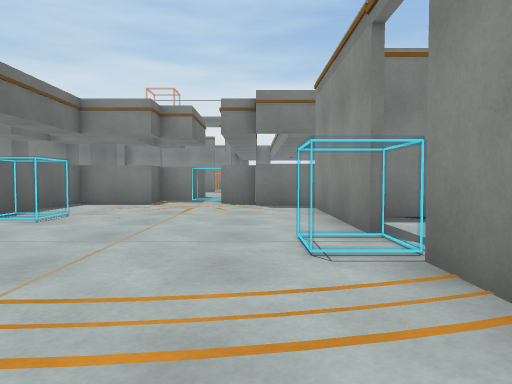
View 1 (above)

12 first-person views from a walk through a Unity game level. The camera is 0.69 m above the floor, tilts 2° down and sees 70° across. The floor is counted in squares, 1 m on a side. Each view is taken from the middle of a square. On the plan, view 1 faces up. The plan holds only what a view shows up to about 11 squares ahead; the rest is blank. The place goes on beyond the plan.

View 2
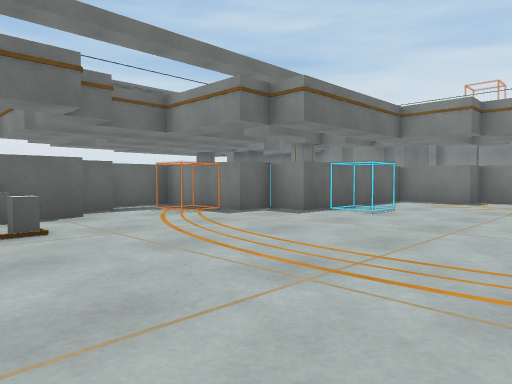

View 3
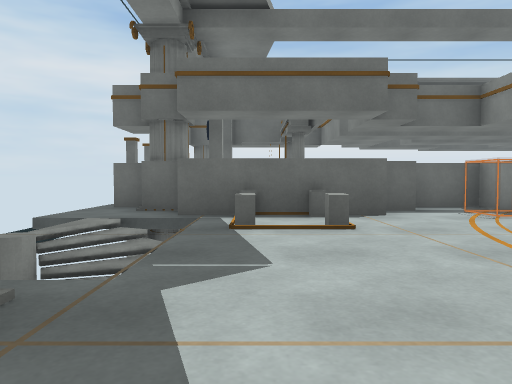

View 4
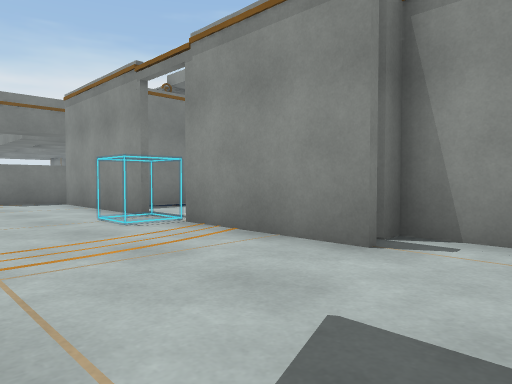

View 5
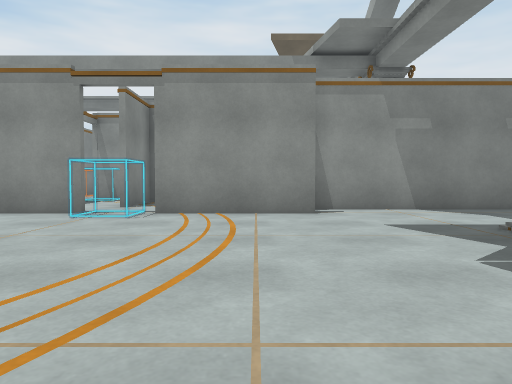

View 6
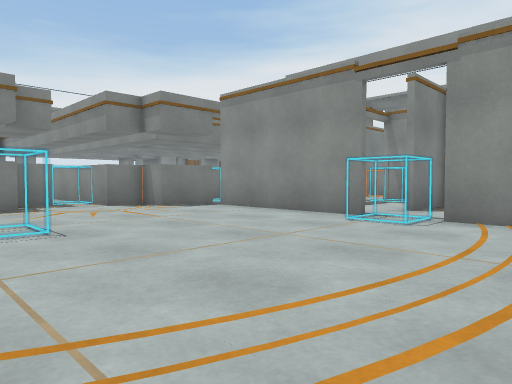

View 7
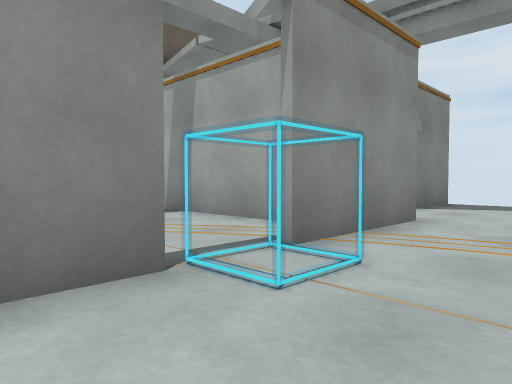

View 8
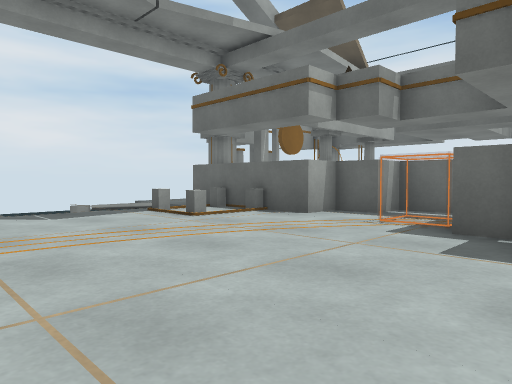

View 9
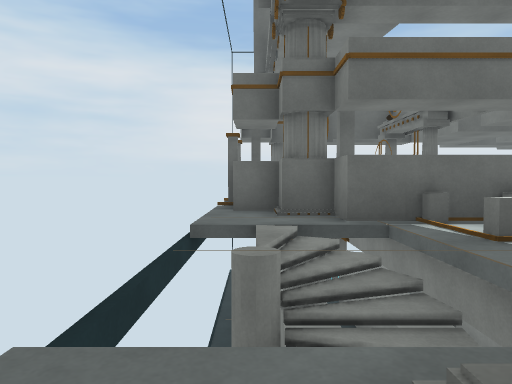

View 10
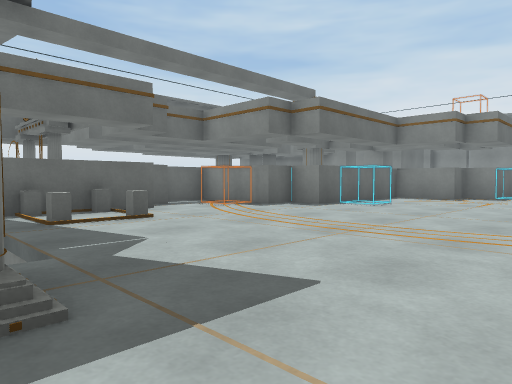

View 11
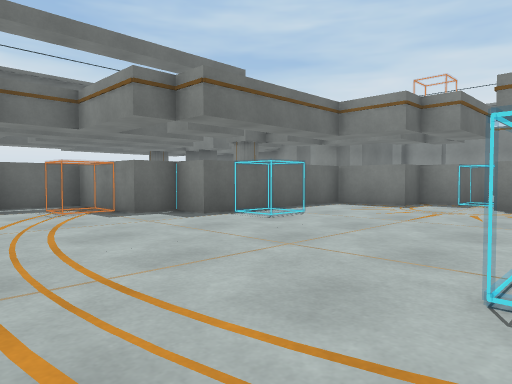

View 12
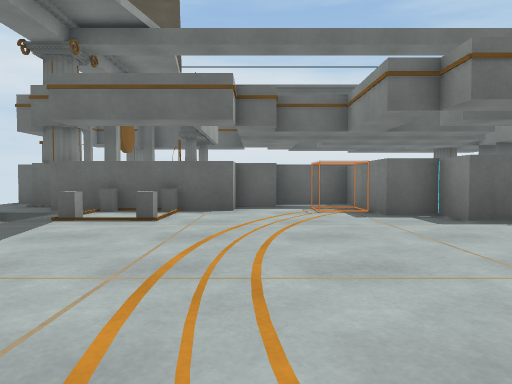

### Floor plan
Key: @ floor where view 1 was taken; # wall or solid block; x gap in a wall; . main floor; : floor 0.1 m higher than the main floor; = window, fence, low wall or low ledge; v drop or lower ground; O other object.
Columns run from 9 left of view 1 to 5 right of it. Each row starts with its distance up from view 1.
 13       ###
 12       #=#
 11     ###.##
 10     #....###
  9     #......#
  8     #......#
  7     #=.....#
  6    ##=.....#
  5 ####.......#
  4 #.##......=####
  3 #..........x..
  2 ##.........#..
  1  ##........####
  0   O.O....@.##
 -1   O.O.......#
 -2  ##vvvv.....#
 -3 ##.vvv ::...#
 -4 #..vvv  . ..#
 -5 #  vvvv     #

Where each view was taken, in squares from view 1:
view 1: 0 up, 0 right, facing up
view 2: 1 down, 0 right, facing up-left
view 3: 1 down, 0 right, facing left
view 4: 2 down, 2 left, facing up-right
view 5: 1 up, 6 left, facing right
view 6: 1 up, 5 left, facing up-right
view 7: 6 up, 1 left, facing down-right
view 8: 6 up, 1 left, facing down-left
view 9: 4 down, 1 left, facing left
view 10: 3 down, 1 right, facing up-left
view 11: 1 up, 1 right, facing up-left
view 12: 2 up, 1 right, facing left
